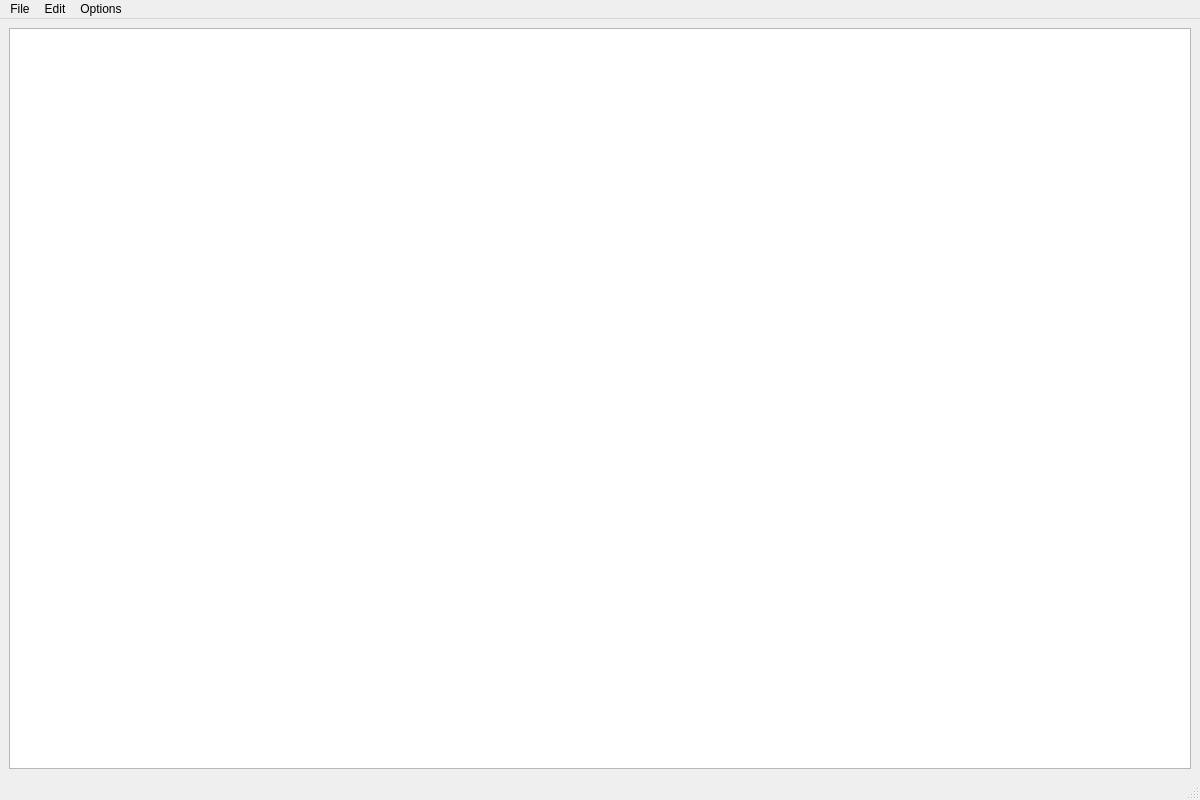
<?xml version="1.0" encoding="UTF-8"?>
<ui version="4.0">
 <class>MainWindow</class>
 <widget class="QMainWindow" name="MainWindow">
  <property name="geometry">
   <rect>
    <x>0</x>
    <y>0</y>
    <width>1200</width>
    <height>800</height>
   </rect>
  </property>
  <property name="windowTitle">
   <string>MainWindow</string>
  </property>
  <widget class="QWidget" name="centralwidget">
   <layout class="QGridLayout" name="gridLayout">
    <item row="0" column="0">
     <widget class="QPlainTextEdit" name="plainTextEdit">
      <property name="lineWrapMode">
       <enum>QPlainTextEdit::WidgetWidth</enum>
      </property>
     </widget>
    </item>
   </layout>
  </widget>
  <widget class="QMenuBar" name="menubar">
   <property name="geometry">
    <rect>
     <x>0</x>
     <y>0</y>
     <width>802</width>
     <height>24</height>
    </rect>
   </property>
   <widget class="QMenu" name="menuFile">
    <property name="title">
     <string>File</string>
    </property>
    <addaction name="actionNew"/>
    <addaction name="actionOpen"/>
    <addaction name="actionSave"/>
    <addaction name="actionSave_As"/>
    <addaction name="separator"/>
    <addaction name="actionClose"/>
   </widget>
   <widget class="QMenu" name="menuOptions">
    <property name="title">
     <string>Options</string>
    </property>
    <widget class="QMenu" name="menuFont_Size">
     <property name="title">
      <string>Font Size</string>
     </property>
     <addaction name="action12pt"/>
     <addaction name="action16pt"/>
     <addaction name="action24pt"/>
     <addaction name="action32pt"/>
    </widget>
    <widget class="QMenu" name="menuTheme">
     <property name="title">
      <string>Theme</string>
     </property>
     <addaction name="actionLight"/>
     <addaction name="actionSilverfox"/>
     <addaction name="actionDark"/>
     <addaction name="actionMatrix"/>
     <addaction name="actionBeach_Boi"/>
     <addaction name="actionChickadee"/>
     <addaction name="actionBlack_Gold"/>
     <addaction name="actionPink"/>
     <addaction name="actionSlate"/>
     <addaction name="actionWheat"/>
    </widget>
    <addaction name="menuFont_Size"/>
    <addaction name="menuTheme"/>
   </widget>
   <widget class="QMenu" name="menuEdit">
    <property name="title">
     <string>Edit</string>
    </property>
    <addaction name="actionUndo"/>
    <addaction name="actionRedo"/>
    <addaction name="separator"/>
    <addaction name="actionCopy"/>
    <addaction name="actionCut"/>
    <addaction name="actionPaste"/>
   </widget>
   <addaction name="menuFile"/>
   <addaction name="menuEdit"/>
   <addaction name="menuOptions"/>
  </widget>
  <widget class="QStatusBar" name="statusbar"/>
  <action name="actionNew">
   <property name="text">
    <string>New</string>
   </property>
  </action>
  <action name="actionOpen">
   <property name="text">
    <string>Open</string>
   </property>
  </action>
  <action name="actionSave">
   <property name="text">
    <string>Save</string>
   </property>
  </action>
  <action name="actionSave_As">
   <property name="text">
    <string>Save As</string>
   </property>
  </action>
  <action name="actionClose">
   <property name="text">
    <string>Close</string>
   </property>
  </action>
  <action name="actionExit_Program">
   <property name="text">
    <string>Exit Program</string>
   </property>
  </action>
  <action name="actionUndo">
   <property name="text">
    <string>Undo</string>
   </property>
  </action>
  <action name="actionRedo">
   <property name="text">
    <string>Redo</string>
   </property>
  </action>
  <action name="actionCopy">
   <property name="text">
    <string>Copy</string>
   </property>
  </action>
  <action name="actionPaste">
   <property name="text">
    <string>Paste</string>
   </property>
  </action>
  <action name="actionCut">
   <property name="text">
    <string>Cut</string>
   </property>
  </action>
  <action name="action12pt">
   <property name="text">
    <string>12pt</string>
   </property>
  </action>
  <action name="action16pt">
   <property name="text">
    <string>16pt</string>
   </property>
  </action>
  <action name="action24pt">
   <property name="text">
    <string>24pt</string>
   </property>
  </action>
  <action name="action32pt">
   <property name="text">
    <string>32pt</string>
   </property>
  </action>
  <action name="actionLight">
   <property name="text">
    <string>Light</string>
   </property>
  </action>
  <action name="actionDark">
   <property name="text">
    <string>Dark</string>
   </property>
  </action>
  <action name="actionMatrix">
   <property name="text">
    <string>Matrix</string>
   </property>
  </action>
  <action name="actionBlack_Gold">
   <property name="text">
    <string>Black n Gold</string>s
   </property>
  </action>
  <action name="actionBeach_Boi">
   <property name="text">
    <string>Beach Boi</string>
   </property>
  </action>
  <action name="actionChickadee">
   <property name="text">
    <string>Chickadee</string>
   </property>
  </action>
  <action name="actionPink">
   <property name="text">
    <string>Pink</string>
   </property>
  </action>
  <action name="actionSlate">
   <property name="text">
    <string>Slate</string>
   </property>
  </action>
  <action name="actionWheat">
   <property name="text">
    <string>Wheat</string>
   </property>
  </action>
  <action name="actionSilverfox">
   <property name="text">
    <string>Silver Fox</string>
   </property>
  </action>
 </widget>
 <resources/>
 <connections/>
</ui>
